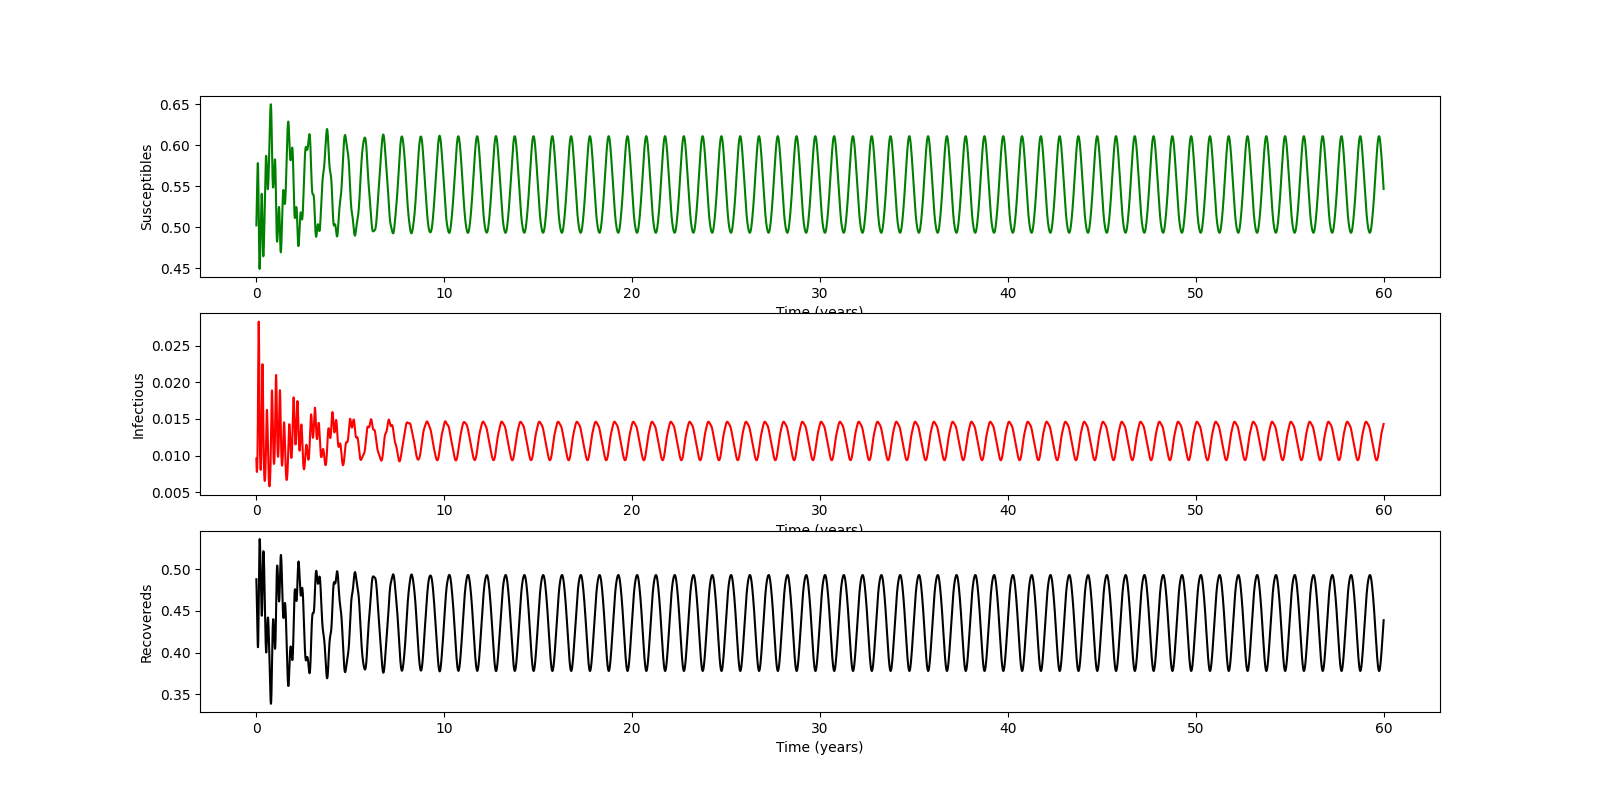

Source code (Python):
#!/usr/bin/env python3

####################################################################
###    This is the PYTHON version of program 5.4 from page 186 of  #
### "Modeling Infectious Disease in humans and animals"            #
### by Keeling & Rohani.										   #
###																   #
### It is a model for Rabit Hemorrhagic Disease, in which both     #
### transmission rate and birth rates can be seasonally forced.    #
### Note that we are using numbers of individuals in this formulation.#
### Bifurcation plots are not possible with this code.             #
####################################################################

###################################
### Written by Ilias Soumpasis    #
### [email redacted]	  #
###################################

# Environment Preparation
import scipy.integrate as spi
import numpy as np
import pylab as pl

# Parameters
beta0=0.936;
beta1=0.1;
gamma=0.025;
alpha0=0.02;
alpha1=0.1;
mu=0.01;
m=0.475;
K=10000;

X0=0.5;
Y0=0.01;
N0=0.6;
Years = 60
ND=MaxTime=Years*365;
TS=1.0;

INPUT=np.array((X0, Y0, N0))

# Model Definition
def diff_eqs(INP,t):
	'''The main set of equations'''
	Y=np.zeros((3))
	V = INP
	t=np.mod(t,365)
	alpha = alpha0*(1+alpha1*np.sin(2*np.pi*t/365))
	beta = beta0*(1+beta1*np.sin(2*np.pi*t/365))
	Y[0] = alpha * V[2]- beta*V[0]*V[1] - (mu+V[2]/K) * V[0] # dX/dt
	Y[1] = beta*V[0]*V[1] - (mu + m + gamma + V[2]/K) * V[1] # dY/dt
	Y[2] = (alpha - mu - V[2]/K) * V[2] - m * V[1]
	return Y   # For odeint

# Model Run
t_start = 0.0; t_end = ND; t_inc = TS
t_range = np.arange(t_start, t_end+t_inc, t_inc)
RES = spi.odeint(diff_eqs,INPUT,t_range)

# Print Results
print (RES)

t=(np.arange(ND)/365.)
#Ploting
pl.figure(figsize=(16, 8))
pl.subplot(311)
pl.plot(t,RES[1:,0], 'g', label='S')
pl.xlabel ('Time (years)')
pl.ylabel ('Susceptibles')
pl.subplot(312)
pl.plot(t,RES[1:,1], 'r', label='I')
pl.xlabel ('Time (years)')
pl.ylabel ('Infectious')
pl.subplot(313)
pl.plot(t,1-(RES[1:,0]+RES[1:,1]), 'k', label='R')
pl.xlabel ('Time (years)')
pl.ylabel ('Recovereds')
pl.savefig('Program_5_4.png')
pl.show()
